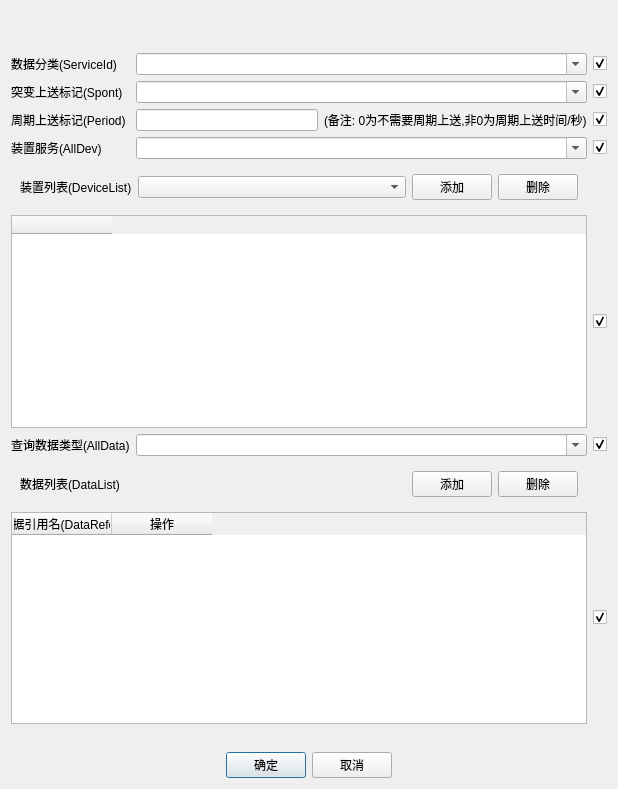
<?xml version="1.0" encoding="UTF-8"?>
<ui version="4.0">
 <class>CTcpEdgeTestSubServiceDlg</class>
 <widget class="QDialog" name="CTcpEdgeTestSubServiceDlg">
  <property name="geometry">
   <rect>
    <x>0</x>
    <y>0</y>
    <width>618</width>
    <height>789</height>
   </rect>
  </property>
  <property name="sizePolicy">
   <sizepolicy hsizetype="Expanding" vsizetype="Expanding">
    <horstretch>0</horstretch>
    <verstretch>0</verstretch>
   </sizepolicy>
  </property>
  <property name="windowTitle">
   <string>连接</string>
  </property>
  <layout class="QGridLayout" name="gridLayout">
   <property name="margin">
    <number>0</number>
   </property>
   <item row="3" column="0">
    <layout class="QHBoxLayout" name="horizontalLayout">
     <property name="margin">
      <number>11</number>
     </property>
     <item>
      <spacer name="horizontalSpacer">
       <property name="orientation">
        <enum>Qt::Horizontal</enum>
       </property>
       <property name="sizeHint" stdset="0">
        <size>
         <width>40</width>
         <height>20</height>
        </size>
       </property>
      </spacer>
     </item>
     <item>
      <widget class="QPushButton" name="btnOK">
       <property name="text">
        <string>确定</string>
       </property>
      </widget>
     </item>
     <item>
      <widget class="QPushButton" name="btnCancel">
       <property name="text">
        <string>取消</string>
       </property>
      </widget>
     </item>
     <item>
      <spacer name="horizontalSpacer_2">
       <property name="orientation">
        <enum>Qt::Horizontal</enum>
       </property>
       <property name="sizeHint" stdset="0">
        <size>
         <width>40</width>
         <height>20</height>
        </size>
       </property>
      </spacer>
     </item>
    </layout>
   </item>
   <item row="0" column="0">
    <layout class="QHBoxLayout" name="horizontalLayout_3">
     <item>
      <widget class="QWidget" name="title" native="true">
       <property name="minimumSize">
        <size>
         <width>0</width>
         <height>36</height>
        </size>
       </property>
       <property name="maximumSize">
        <size>
         <width>16777215</width>
         <height>36</height>
        </size>
       </property>
       <layout class="QHBoxLayout" name="horizontalLayout_4">
        <property name="margin">
         <number>0</number>
        </property>
        <item>
         <widget class="QLabel" name="titleName">
          <property name="text">
           <string/>
          </property>
         </widget>
        </item>
        <item>
         <spacer name="horizontalSpacer_3">
          <property name="orientation">
           <enum>Qt::Horizontal</enum>
          </property>
          <property name="sizeHint" stdset="0">
           <size>
            <width>255</width>
            <height>11</height>
           </size>
          </property>
         </spacer>
        </item>
       </layout>
      </widget>
     </item>
    </layout>
   </item>
   <item row="1" column="0">
    <layout class="QGridLayout" name="gridLayout_2">
     <property name="margin">
      <number>11</number>
     </property>
     <item row="7" column="0" colspan="2">
      <widget class="QWidget" name="widgetDataList" native="true">
       <layout class="QHBoxLayout" name="horizontalLayout_5">
        <item>
         <widget class="QLabel" name="label_7">
          <property name="text">
           <string>数据列表(DataList)</string>
          </property>
         </widget>
        </item>
        <item>
         <spacer name="horizontalSpacer_5">
          <property name="orientation">
           <enum>Qt::Horizontal</enum>
          </property>
          <property name="sizeHint" stdset="0">
           <size>
            <width>40</width>
            <height>20</height>
           </size>
          </property>
         </spacer>
        </item>
        <item>
         <widget class="QPushButton" name="btnAdd2">
          <property name="text">
           <string>添加</string>
          </property>
          <property name="icon">
           <iconset>
            <normaloff>:/Resources/add.png</normaloff>:/Resources/add.png</iconset>
          </property>
         </widget>
        </item>
        <item>
         <widget class="QPushButton" name="btnDelete2">
          <property name="text">
           <string>删除</string>
          </property>
          <property name="icon">
           <iconset>
            <normaloff>:/Resources/delete.png</normaloff>:/Resources/delete.png</iconset>
          </property>
         </widget>
        </item>
       </layout>
      </widget>
     </item>
     <item row="6" column="1">
      <widget class="QComboBox" name="_AllData_">
       <property name="editable">
        <bool>true</bool>
       </property>
      </widget>
     </item>
     <item row="6" column="0">
      <widget class="QLabel" name="labelAllData">
       <property name="text">
        <string>查询数据类型(AllData)</string>
       </property>
      </widget>
     </item>
     <item row="0" column="2">
      <widget class="QCheckBox" name="__ServiceId__">
       <property name="text">
        <string/>
       </property>
       <property name="checked">
        <bool>true</bool>
       </property>
      </widget>
     </item>
     <item row="0" column="0">
      <widget class="QLabel" name="labelServiceId">
       <property name="text">
        <string>数据分类(ServiceId)</string>
       </property>
      </widget>
     </item>
     <item row="5" column="2">
      <widget class="QCheckBox" name="__DeviceList__">
       <property name="text">
        <string/>
       </property>
       <property name="checked">
        <bool>true</bool>
       </property>
      </widget>
     </item>
     <item row="6" column="2">
      <widget class="QCheckBox" name="__AllData__">
       <property name="text">
        <string/>
       </property>
       <property name="checked">
        <bool>true</bool>
       </property>
      </widget>
     </item>
     <item row="5" column="0" colspan="2">
      <widget class="QTableWidget" name="_DeviceList_">
       <property name="minimumSize">
        <size>
         <width>0</width>
         <height>200</height>
        </size>
       </property>
       <column>
        <property name="text">
         <string/>
        </property>
       </column>
      </widget>
     </item>
     <item row="0" column="1">
      <widget class="QComboBox" name="_ServiceId_">
       <property name="sizePolicy">
        <sizepolicy hsizetype="Expanding" vsizetype="Fixed">
         <horstretch>0</horstretch>
         <verstretch>0</verstretch>
        </sizepolicy>
       </property>
       <property name="editable">
        <bool>true</bool>
       </property>
      </widget>
     </item>
     <item row="4" column="0" colspan="2">
      <widget class="QWidget" name="widgetDeviceList" native="true">
       <layout class="QHBoxLayout" name="horizontalLayout_2">
        <item>
         <widget class="QLabel" name="label_2">
          <property name="text">
           <string>装置列表(DeviceList)</string>
          </property>
         </widget>
        </item>
        <item>
         <widget class="QComboBox" name="cb_DeviceList">
          <property name="sizePolicy">
           <sizepolicy hsizetype="Expanding" vsizetype="Fixed">
            <horstretch>0</horstretch>
            <verstretch>0</verstretch>
           </sizepolicy>
          </property>
          <property name="minimumSize">
           <size>
            <width>150</width>
            <height>0</height>
           </size>
          </property>
         </widget>
        </item>
        <item>
         <widget class="QPushButton" name="btnAdd">
          <property name="text">
           <string>添加</string>
          </property>
          <property name="icon">
           <iconset>
            <normaloff>:/Resources/add.png</normaloff>:/Resources/add.png</iconset>
          </property>
         </widget>
        </item>
        <item>
         <widget class="QPushButton" name="btnDelete">
          <property name="text">
           <string>删除</string>
          </property>
          <property name="icon">
           <iconset>
            <normaloff>:/Resources/delete.png</normaloff>:/Resources/delete.png</iconset>
          </property>
         </widget>
        </item>
       </layout>
      </widget>
     </item>
     <item row="2" column="2">
      <widget class="QCheckBox" name="__Period__">
       <property name="text">
        <string/>
       </property>
       <property name="checked">
        <bool>true</bool>
       </property>
      </widget>
     </item>
     <item row="3" column="1">
      <widget class="QComboBox" name="_AllDev_">
       <property name="sizePolicy">
        <sizepolicy hsizetype="Expanding" vsizetype="Fixed">
         <horstretch>0</horstretch>
         <verstretch>0</verstretch>
        </sizepolicy>
       </property>
       <property name="editable">
        <bool>true</bool>
       </property>
      </widget>
     </item>
     <item row="1" column="2">
      <widget class="QCheckBox" name="__Spont__">
       <property name="text">
        <string/>
       </property>
       <property name="checked">
        <bool>true</bool>
       </property>
      </widget>
     </item>
     <item row="1" column="0">
      <widget class="QLabel" name="labelSpont">
       <property name="text">
        <string>突变上送标记(Spont)</string>
       </property>
      </widget>
     </item>
     <item row="2" column="0">
      <widget class="QLabel" name="labelPeriod">
       <property name="text">
        <string>周期上送标记(Period)</string>
       </property>
      </widget>
     </item>
     <item row="3" column="0">
      <widget class="QLabel" name="labelAllDev">
       <property name="text">
        <string>装置服务(AllDev)</string>
       </property>
      </widget>
     </item>
     <item row="3" column="2">
      <widget class="QCheckBox" name="__AllDev__">
       <property name="text">
        <string/>
       </property>
       <property name="checked">
        <bool>true</bool>
       </property>
      </widget>
     </item>
     <item row="1" column="1">
      <widget class="QComboBox" name="_Spont_">
       <property name="sizePolicy">
        <sizepolicy hsizetype="Expanding" vsizetype="Fixed">
         <horstretch>0</horstretch>
         <verstretch>0</verstretch>
        </sizepolicy>
       </property>
       <property name="editable">
        <bool>true</bool>
       </property>
      </widget>
     </item>
     <item row="8" column="0" colspan="2">
      <widget class="QTableWidget" name="_DataList_">
       <property name="minimumSize">
        <size>
         <width>0</width>
         <height>200</height>
        </size>
       </property>
       <column>
        <property name="text">
         <string>数据引用名(DataRefer)</string>
        </property>
       </column>
       <column>
        <property name="text">
         <string>操作</string>
        </property>
       </column>
      </widget>
     </item>
     <item row="8" column="2">
      <widget class="QCheckBox" name="__DataList__">
       <property name="text">
        <string/>
       </property>
       <property name="checked">
        <bool>true</bool>
       </property>
      </widget>
     </item>
     <item row="2" column="1">
      <layout class="QHBoxLayout" name="horizontalLayout_6">
       <item>
        <widget class="QLineEdit" name="_Period_"/>
       </item>
       <item>
        <widget class="QLabel" name="labelPeriod2">
         <property name="text">
          <string>(备注: 0为不需要周期上送,非0为周期上送时间/秒)</string>
         </property>
        </widget>
       </item>
      </layout>
     </item>
    </layout>
   </item>
  </layout>
 </widget>
 <resources>
  <include location="../../../../TcpEdgeServer/TcpEdgeServer.qrc"/>
 </resources>
 <connections>
  <connection>
   <sender>btnCancel</sender>
   <signal>clicked()</signal>
   <receiver>CTcpEdgeTestSubServiceDlg</receiver>
   <slot>reject()</slot>
   <hints>
    <hint type="sourcelabel">
     <x>355</x>
     <y>574</y>
    </hint>
    <hint type="destinationlabel">
     <x>304</x>
     <y>299</y>
    </hint>
   </hints>
  </connection>
 </connections>
</ui>
